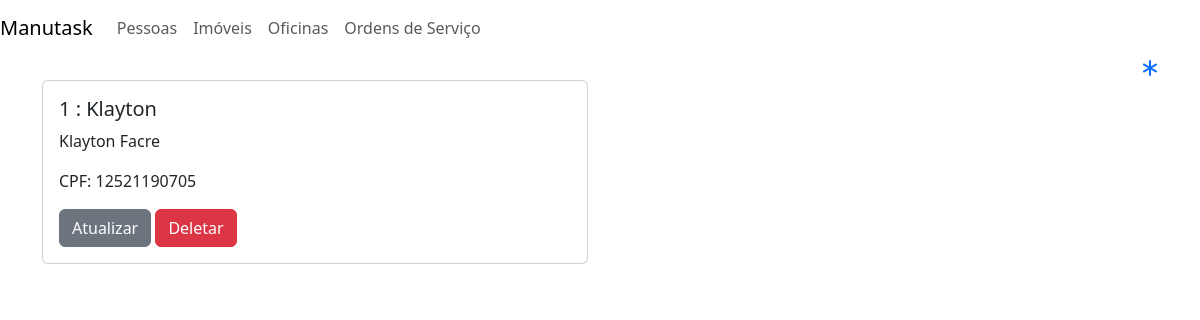
/pessoas/, run on an earlier commit of the app's database.
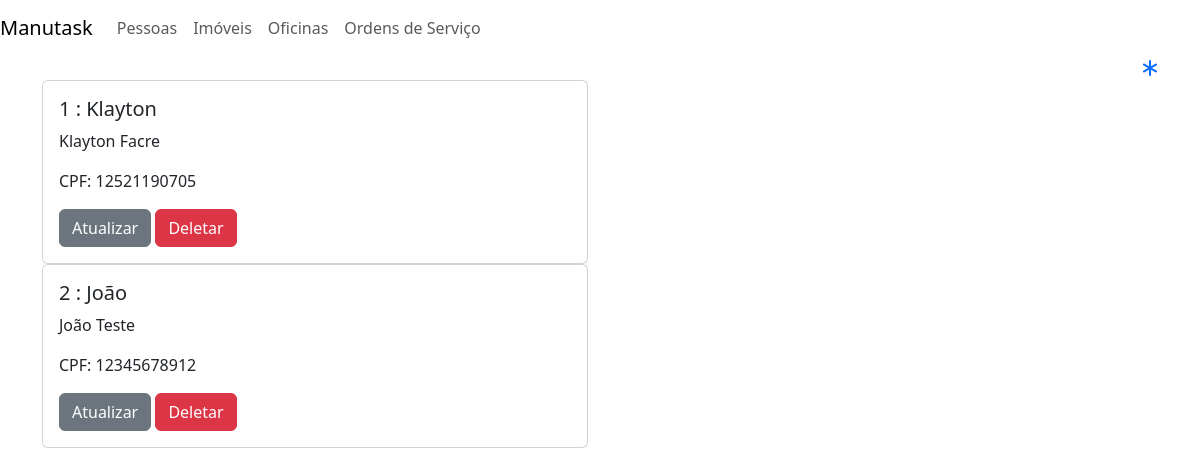
And on a later commit of the database.
### administracao/models.py (models this page shows, shortened)
class Pessoa(models.Model):
    cpf = models.CharField(max_length=11)
    nome = models.CharField(max_length=50)
    sobrenome = models.CharField(max_length=100)

### administracao/views.py (the view)
# urls.py: path('pessoas/', PessoaListView.as_view(), name='lista_pessoas'),
class PessoaListView(ListView):
    template_name = 'administracao/pessoa/listapessoas.html'
    model = Pessoa
    context_object_name = 'pessoas'

### administracao/templates/administracao/pessoa/listapessoas.html (shortened to what this page needs)
{% extends "administracao/_layouts/base.html" %}
{% block conteudo %}
<div class="container">
  <div class="row" align="right">
    <a href="{% url 'administracao:cadastra_pessoa' %}">
      <i class="bi bi-asterisk fa-lg"></i>
    </a>
  </div>
  <div class="row">
    <div class="col-lg-6 col-md-6 col-sm-6 col-xs-12">
      {% for pessoa in pessoas %}
        <div class="card">
          <div class="card-body">
            <h5 class="card-title"> {{ pessoa.id }} : {{ pessoa.nome }} </h5>
            <p class="card-text"> {{ pessoa.nome }} {{ pessoa.sobrenome }} </p>
            <p class="card-text"> CPF: {{ pessoa.cpf }} </p>
            <a href="{% url 'administracao:atualiza_pessoa' pk=pessoa.id %}" class="btn btn-secondary"> Atualizar </a>
            <a href="{% url 'administracao:deleta_pessoa' pk=pessoa.id %}" class="btn btn-danger"> Deletar </a>
          </div>
        </div>
      {% endfor %}
    </div>
  </div>
</div>
{% endblock %}

What changed in the data, as far as the page shows it:
added Pessoa: id "2", nome "João", sobrenome "Teste", cpf "12345678912"
